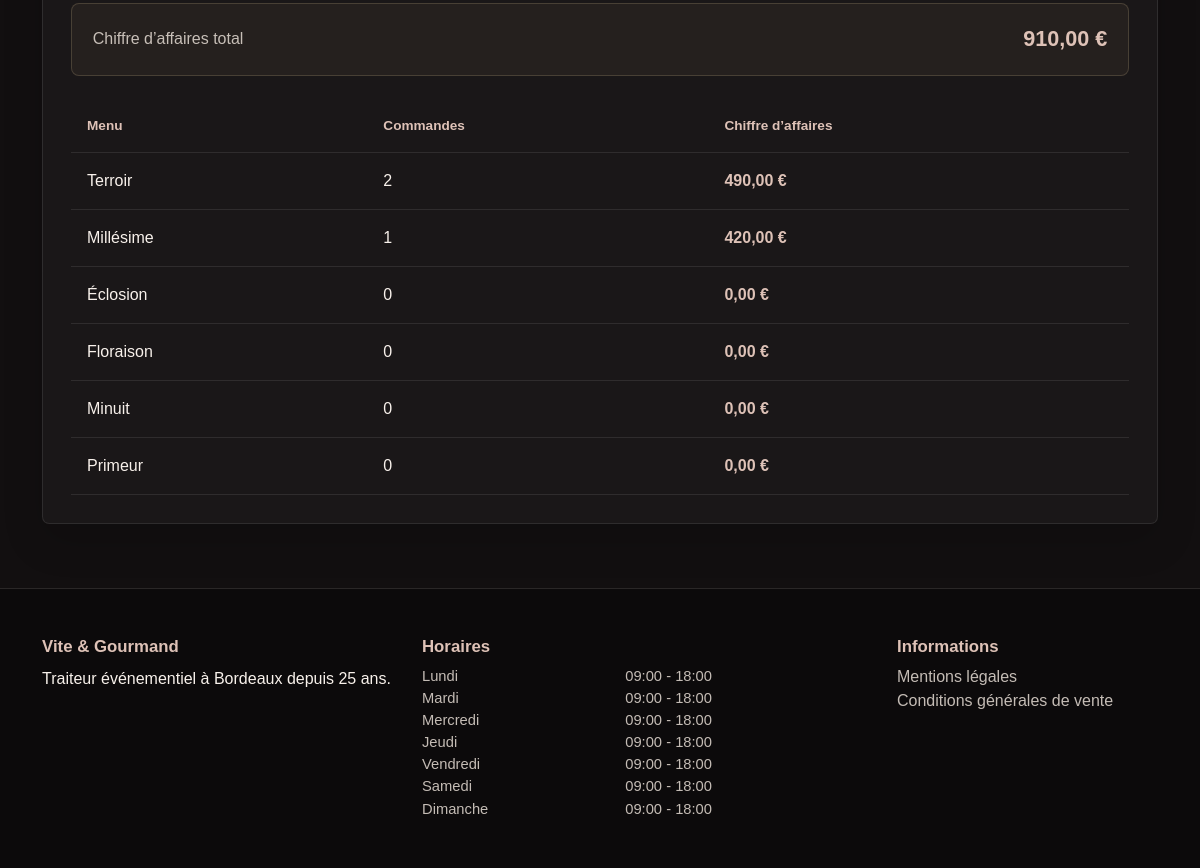
/admin/statistics (signed in, lower part), run on an earlier commit of the app's database.
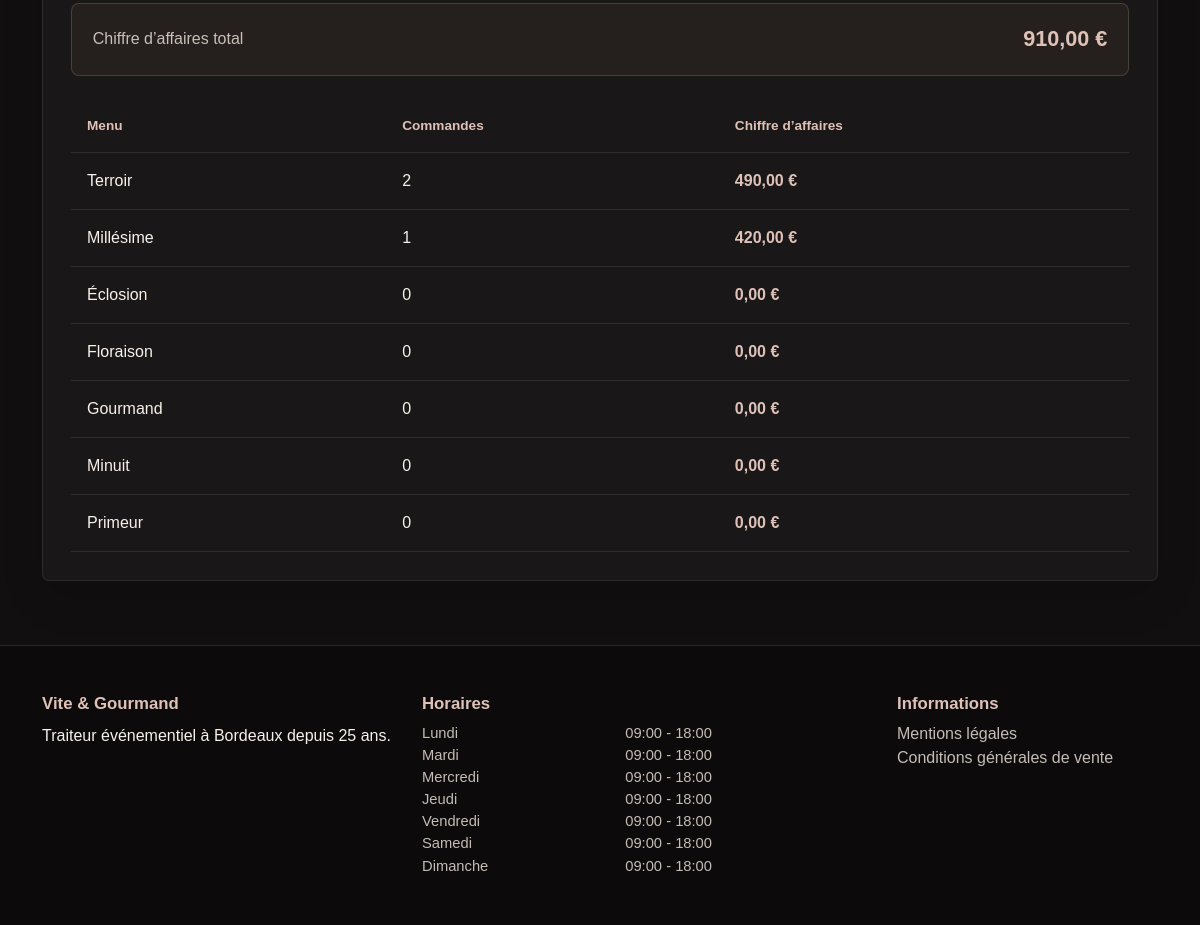
And on a later commit of the database.
### tables this page shows
CREATE TABLE menus (
    id INT AUTO_INCREMENT PRIMARY KEY,
    theme_id INT NOT NULL,
    dietary_type_id INT NOT NULL,
    title VARCHAR(150) NOT NULL,
    description TEXT NOT NULL,
    conditions TEXT NOT NULL,
    minimum_order_days INT NOT NULL DEFAULT 1,
    available_from DATE NULL,
    available_until DATE NULL,
    minimum_people INT NOT NULL,
    base_price DECIMAL(10, 2) NOT NULL,
    stock_quantity INT NOT NULL DEFAULT 0,
    is_active BOOLEAN NOT NULL DEFAULT TRUE,
    created_at TIMESTAMP NOT NULL DEFAULT CURRENT_TIMESTAMP,
    updated_at TIMESTAMP NOT NULL DEFAULT CURRENT_TIMESTAMP
        ON UPDATE CURRENT_TIMESTAMP,

    CONSTRAINT fk_menus_theme
        FOREIGN KEY (theme_id)
        REFERENCES themes(id)
        ON DELETE RESTRICT,

    CONSTRAINT fk_menus_dietary_type
        FOREIGN KEY (dietary_type_id)
        REFERENCES dietary_types(id)
        ON DELETE RESTRICT
);

CREATE TABLE opening_hours (
    id INT AUTO_INCREMENT PRIMARY KEY,
    day_number TINYINT NOT NULL UNIQUE,
    day_name VARCHAR(20) NOT NULL,
    opening_time TIME NULL,
    closing_time TIME NULL,
    is_closed BOOLEAN NOT NULL DEFAULT FALSE
);

### app/Views/layouts/main.php (called while the page is built)
<?php
require BASE_PATH
    . '/app/Views/layouts/header.php';
require $view;
require BASE_PATH
    . '/app/Views/layouts/footer.php';

### app/Controllers/AdminController.php (called while the page is built, shortened)
<?php
class AdminController
{
    public function statistics(): void
    {
        $revenueError = null;
        $selectedMenuId = null;
        $startDate =
            trim(
                (string) ($_GET['start_date'] ?? '')
            );
        $endDate =
            trim(
                (string) ($_GET['end_date'] ?? '')
            );
        if ($revenueError === null) {
            $revenueStatistics =
                OrderStatistics::getRevenueByMenu(
                    $selectedMenuId,
                    $startDate !== ''
                        ? $startDate
                        : null,
                    $endDate !== ''
                        ? $endDate
                        : null
                );
        }
        $openingHours =
            OpeningHour::getAll();
        $view =
            BASE_PATH
            . '/app/Views/admin/statistics.php';
        require BASE_PATH
            . '/app/Views/layouts/main.php';
    }
}

### app/Services/Router.php (called while the page is built, shortened)
<?php
class Router
{
    private array $routes = [];
    public function get(string $path, array $action): void
    {
        $this->routes['GET'][$path] = $action;
    }
    public function post(string $path, array $action): void
    {
        $this->routes['POST'][$path] = $action;
    }
    public function dispatch(string $uri): void
    {
        $method = $_SERVER['REQUEST_METHOD'];
        $path = parse_url($uri, PHP_URL_PATH) ?? '/';
        $path = '/' . trim($path, '/');
        [$controllerClass, $methodName] = $this->routes[$method][$path];
        $controller = new $controllerClass();
        $controller->$methodName();
    }
}

### public/index.php (called while the page is built, shortened)
<?php
$router = new Router();
$router->dispatch(
    $_SERVER['REQUEST_URI']
);

### app/Models/OrderStatistics.php (called while the page is built, shortened)
<?php
class OrderStatistics
{
    public static function getRevenueByMenu(
        ?int $menuId,
        ?string $startDate,
        ?string $endDate
    ): array {
        $connection = Database::getConnection();
        $sql = '
            SELECT
                menus.id AS menu_id,
                menus.title AS menu_title,
                COUNT(orders.id) AS order_count,
                COALESCE(
                    SUM(orders.total_price),
                    0
                ) AS revenue
            FROM menus
            LEFT JOIN orders
                ON orders.menu_id = menus.id
                AND orders.current_status_id <> (
                    SELECT id
                    FROM order_statuses
                    WHERE name = :cancelled_status
                    LIMIT 1
                )
        ';
        $parameters = [
            'cancelled_status' => 'Annulée',
        ];
        $sql .= '
            WHERE 1 = 1
        ';
        $sql .= '
            GROUP BY
                menus.id,
                menus.title
            ORDER BY
                revenue DESC,
                menus.title ASC
        ';
        $query = $connection->prepare($sql);
        $query->execute($parameters);
        return $query->fetchAll(PDO::FETCH_ASSOC);
    }
}

### app/Models/OpeningHour.php (called while the page is built, shortened)
<?php
class OpeningHour
{
    public static function getAll(): array
    {
        $pdo = Database::getConnection();
        $sql = '
            SELECT
                id,
                day_number,
                day_name,
                opening_time,
                closing_time,
                is_closed
            FROM opening_hours
            ORDER BY day_number
        ';
        $statement = $pdo->query($sql);
        return $statement->fetchAll(PDO::FETCH_ASSOC);
    }
}

### app/Views/admin/statistics.php (the view, shortened to what the changed rows need)
<section class="employee-dashboard-section py-5">
    <div class="container py-3">
        <div
            class="employee-dashboard-card mt-4"
            id="revenue">
            <?php if ($revenueError !== null): ?>
                <div
                    class="alert alert-danger mt-4"
                    role="alert">
                    <?php
                    echo htmlspecialchars(
                        $revenueError
                    );
                    ?>
                </div>
            <?php else: ?>
                <?php if (empty($revenueStatistics)): ?>
                    <div class="employee-empty-state mt-4">
                        <p class="mb-0">
                            Aucun résultat pour cette période.
                        </p>
                    </div>
                <?php else: ?>
                    <div class="table-responsive mt-4">
                        <table class="admin-revenue-table">
                            <thead>
                                <tr>
                                    <th scope="col">
                                        Menu
                                    </th>
                                    <th scope="col">
                                        Commandes
                                    </th>
                                    <th scope="col">
                                        Chiffre d’affaires
                                    </th>
                                </tr>
                            </thead>
                            <tbody>
                                <?php foreach (
                                    $revenueStatistics
                                    as $statistic
                                ): ?>
                                    <tr>
                                        <td>
                                            <?php
                                            echo htmlspecialchars(
                                                $statistic['menu_title']
                                            );
                                            ?>
                                        </td>
                                        <td>
                                            <?php
                                            echo (int)
                                            $statistic['order_count'];
                                            ?>
                                        </td>
                                        <td>
                                            <strong>
                                                <?php
                                                echo number_format(
                                                    (float)
                                                    $statistic['revenue'],
                                                    2,
                                                    ',',
                                                    ' '
                                                );
                                                ?> €
                                            </strong>
                                        </td>
                                    </tr>
                                <?php endforeach; ?>
                            </tbody>
                        </table>
                    </div>
                <?php endif; ?>
            <?php endif; ?>
        </div>
    </div>
</section>

### app/Views/layouts/footer.php (shortened to what the changed rows need)
</main>
<footer class="site-footer">
    <div class="container py-5">
        <div class="row gy-4">
            <div class="col-lg-4 col-md-6">
                <h2 class="footer-title">
                    Vite & Gourmand
                </h2>
            </div>
            <div class="col-lg-5 col-md-6">
                <h2 class="footer-title">
                    Horaires
                </h2>
                <?php if (!empty($openingHours)): ?>
                    <ul class="opening-hours-list list-unstyled mb-0">
                        <?php foreach ($openingHours as $openingHour): ?>
                            <li class="opening-hours-item">
                                <span>
                                    <?php echo htmlspecialchars($openingHour['day_name']); ?>
                                </span>
                                <span>
                                    <?php if ((bool) $openingHour['is_closed']): ?>
                                        Fermé
                                    <?php else: ?>
                                        <?php
                                        echo htmlspecialchars(
                                            substr($openingHour['opening_time'], 0, 5)
                                        );
                                        ?>
                                        -
                                        <?php
                                        echo htmlspecialchars(
                                            substr($openingHour['closing_time'], 0, 5)
                                        );
                                        ?>
                                    <?php endif; ?>
                                </span>
                            </li>
                        <?php endforeach; ?>
                    </ul>
                <?php else: ?>
                    <p class="mb-0">
                        Les horaires seront bientôt disponibles.
                    </p>
                <?php endif; ?>
            </div>
            <div class="col-lg-3 col-md-6">
                <h2 class="footer-title">
                    Informations
                </h2>
            </div>
        </div>
    </div>
</footer>
</body>
</html>

What changed in the data, as far as the page shows it:
added menus: title "Gourmand", order_count "0", revenue "0,00"
